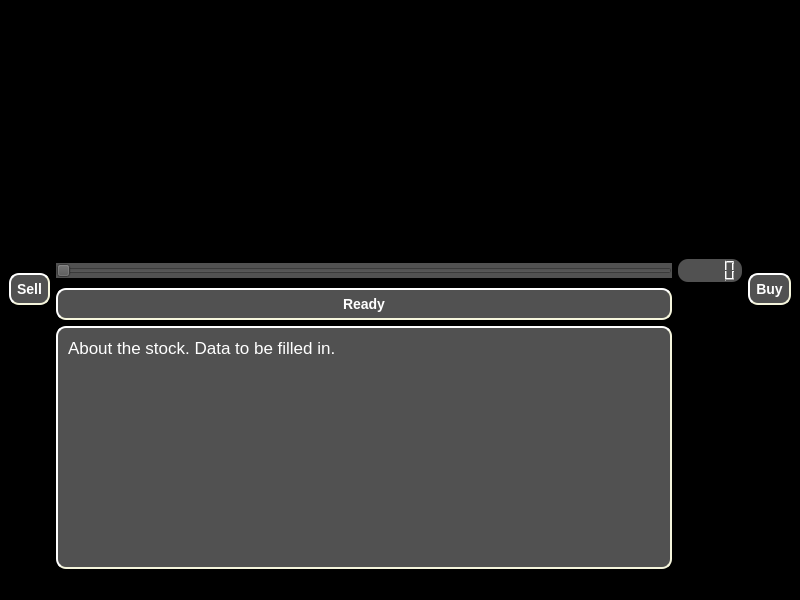
<?xml version="1.0" encoding="UTF-8"?>
<ui version="4.0">
 <class>MainWindow</class>
 <widget class="QMainWindow" name="MainWindow">
  <property name="geometry">
   <rect>
    <x>0</x>
    <y>0</y>
    <width>800</width>
    <height>600</height>
   </rect>
  </property>
  <property name="font">
   <font>
    <kerning>false</kerning>
   </font>
  </property>
  <property name="windowTitle">
   <string>MainWindow</string>
  </property>
  <property name="styleSheet">
   <string notr="true">background-color:black;</string>
  </property>
  <widget class="QWidget" name="centralwidget">
   <layout class="QGridLayout" name="gridLayout">
    <item row="1" column="1">
     <widget class="QSlider" name="amountInvesting">
      <property name="styleSheet">
       <string notr="true">color:white;
background-color: rgb(81, 81, 81);
min-width: 5em;</string>
      </property>
      <property name="orientation">
       <enum>Qt::Horizontal</enum>
      </property>
     </widget>
    </item>
    <item row="1" column="0" rowspan="2">
     <widget class="QPushButton" name="sell">
      <property name="styleSheet">
       <string notr="true">color:white;
background-color: rgb(81, 81, 81);
border-style: outset;
border-width: 2px;
border-radius: 10px;
border-color: beige;
font: bold 14px;
min-width: 10em;
padding: 6px</string>
      </property>
      <property name="text">
       <string>Sell</string>
      </property>
     </widget>
    </item>
    <item row="1" column="2">
     <widget class="QLCDNumber" name="lcdNumber">
      <property name="styleSheet">
       <string notr="true">color:white;
background-color: rgb(81, 81, 81);
border-style: outset;

border-radius: 10px;
border-color: beige;
font: bold 8px;
min-width: 10em;
</string>
      </property>
     </widget>
    </item>
    <item row="1" column="3" rowspan="2">
     <widget class="QPushButton" name="buy">
      <property name="styleSheet">
       <string notr="true">color:white;
background-color: rgb(81, 81, 81);
border-style: outset;
border-width: 2px;
border-radius: 10px;
border-color: beige;
font: bold 14px;
min-width: 10em;
padding: 6px</string>
      </property>
      <property name="text">
       <string>Buy</string>
      </property>
     </widget>
    </item>
    <item row="2" column="1">
     <widget class="QPushButton" name="readyButton">
      <property name="styleSheet">
       <string notr="true">color:white;
background-color: rgb(81, 81, 81);
border-style: outset;
border-width: 2px;
border-radius: 10px;
border-color: beige;
font: bold 14px;
min-width: 10em;
padding: 6px</string>
      </property>
      <property name="text">
       <string>Ready</string>
      </property>
     </widget>
    </item>
    <item row="0" column="0" colspan="4">
     <widget class="QCustomPlot" name="stockPlot" native="true">
      <property name="styleSheet">
       <string notr="true">color:white;</string>
      </property>
     </widget>
    </item>
    <item row="3" column="1">
     <widget class="QTextBrowser" name="stockDescription">
      <property name="sizePolicy">
       <sizepolicy hsizetype="Preferred" vsizetype="Preferred">
        <horstretch>0</horstretch>
        <verstretch>0</verstretch>
       </sizepolicy>
      </property>
      <property name="styleSheet">
       <string notr="true">color:white;
background-color: rgb(81, 81, 81);
border-style: outset;
border-width: 2px;
border-radius: 10px;
border-color: beige;
font: bold 14px;
min-width: 10em;
padding: 6px</string>
      </property>
      <property name="html">
       <string>&lt;!DOCTYPE HTML PUBLIC &quot;-//W3C//DTD HTML 4.0//EN&quot; &quot;http://www.w3.org/TR/REC-html40/strict.dtd&quot;&gt;
&lt;html&gt;&lt;head&gt;&lt;meta name=&quot;qrichtext&quot; content=&quot;1&quot; /&gt;&lt;style type=&quot;text/css&quot;&gt;
p, li { white-space: pre-wrap; }
&lt;/style&gt;&lt;/head&gt;&lt;body style=&quot; font-family:'MS Shell Dlg 2'; font-size:14px; font-weight:600; font-style:normal;&quot;&gt;
&lt;p style=&quot; margin-top:0px; margin-bottom:0px; margin-left:0px; margin-right:0px; -qt-block-indent:0; text-indent:0px;&quot;&gt;&lt;span style=&quot; font-family:'.SF NS Text'; font-size:13pt; font-weight:400;&quot;&gt;About the stock. Data to be filled in.&lt;/span&gt;&lt;/p&gt;&lt;/body&gt;&lt;/html&gt;</string>
      </property>
     </widget>
    </item>
   </layout>
  </widget>
  <widget class="QMenuBar" name="menubar">
   <property name="geometry">
    <rect>
     <x>0</x>
     <y>0</y>
     <width>800</width>
     <height>21</height>
    </rect>
   </property>
  </widget>
  <widget class="QStatusBar" name="statusbar"/>
 </widget>
 <customwidgets>
  <customwidget>
   <class>QCustomPlot</class>
   <extends>QWidget</extends>
   <header>qcustomplot.h</header>
   <container>1</container>
  </customwidget>
 </customwidgets>
 <resources/>
 <connections>
  <connection>
   <sender>amountInvesting</sender>
   <signal>valueChanged(int)</signal>
   <receiver>lcdNumber</receiver>
   <slot>display(int)</slot>
   <hints>
    <hint type="sourcelabel">
     <x>415</x>
     <y>319</y>
    </hint>
    <hint type="destinationlabel">
     <x>465</x>
     <y>321</y>
    </hint>
   </hints>
  </connection>
 </connections>
</ui>
